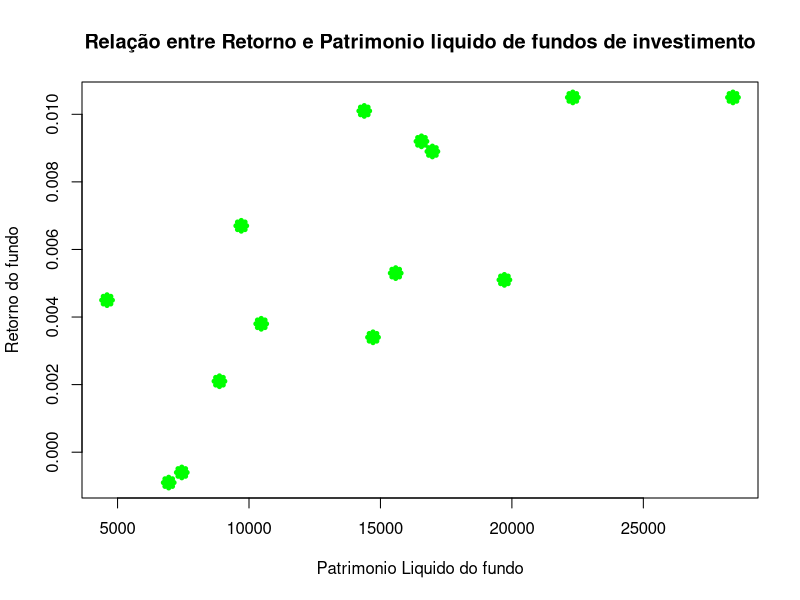
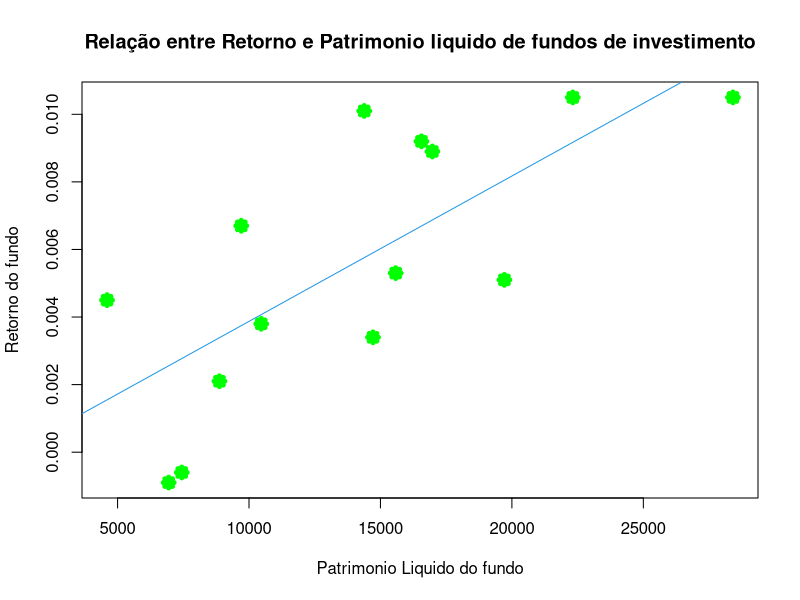
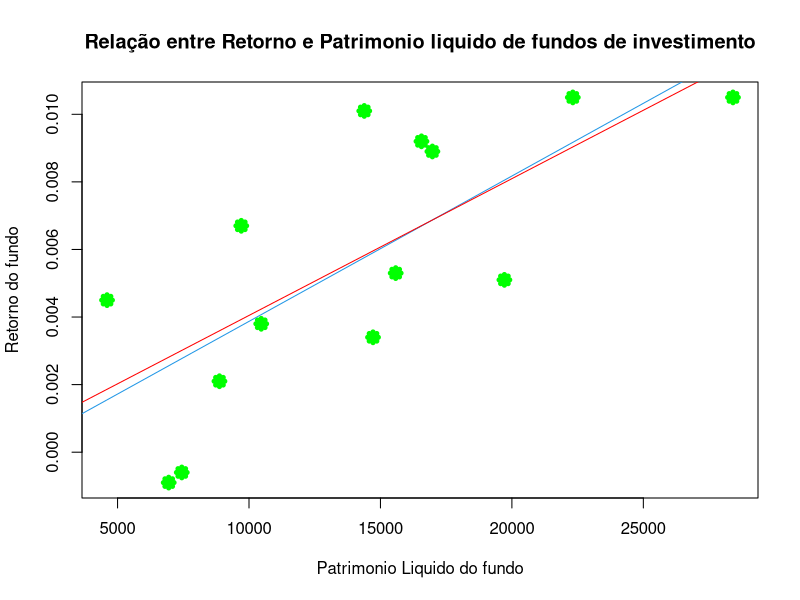

These figures' R source, in order:
## ---- chunk 1
library(AER)
dados <- read.table("ArquivoExercicio1.csv",header=T,sep=";", dec=".",check.names = F)
names(dados) <- c("Fundos","PL em milhoes","Retorno")
options(scipen = 100)
require(broom)
round_df <- function(df, digits) {
  nums <- vapply(df, is.numeric, FUN.VALUE = logical(1))

  df[,nums] <- round(df[,nums], digits = digits)

  (df)
}
options(digits=6)
## ---- chunk 2
plot(dados$`PL em milhoes`, dados$Retorno,
     pch  = 8,
     col  = "green",
     lwd  = 5,
     main = "Relação entre Retorno e Patrimonio liquido de fundos de investimento",
     xlab = "Patrimonio Liquido do fundo",
     ylab = "Retorno do fundo")
## ---- chunk 3
media <- c(mean(dados$`PL em milhoes`),mean(dados$Retorno))
mediana <- c(median(dados$`PL em milhoes`),median(dados$Retorno))
minimo <- c(min(dados$`PL em milhoes`),min(dados$Retorno))
maximo <- c(max(dados$`PL em milhoes`),max(dados$Retorno))
desvio_padrao <- c(sd(dados$`PL em milhoes`),sd(dados$Retorno))
variancia <- c(var(dados$`PL em milhoes`),var(dados$Retorno))
enriched_data <- cbind.data.frame(media,mediana,minimo,maximo, desvio_padrao,variancia)
round_df(enriched_data,5)
## ---- chunk 4
covariancia <- cov(dados$`PL em milhoes`,dados$Retorno)
correlacao <- cor(dados$`PL em milhoes`,dados$Retorno)
paste("Covariancia:",covariancia)
paste("Correlacao:",correlacao)
## ---- chunk 5
x <- dados$`PL em milhoes`
y <- dados$Retorno
reg <- lm(y ~ x)
## ---- chunk 6
#Grafico Anterior:
plot(dados$`PL em milhoes`, dados$Retorno,
     pch  = 8,
     col  = "green",
     lwd  = 5,
     main = "Relação entre Retorno e Patrimonio liquido de fundos de investimento",
     xlab = "Patrimonio Liquido do fundo",
     ylab = "Retorno do fundo")
#Linha Azul:
abline(reg, col=4)
## ---- chunk 7

coeficientes <- coef(reg)
paste("Coeficiente do intercepto:",coeficientes[1])
paste("Coeficiente do X:",coeficientes[2])
## ---- chunk 8
reg_slm <- summary(reg)
paste("P valor do intercepto=",reg_slm$coefficients[1,4])
paste("P valor do Coeficiente=",reg_slm$coefficients[2,4])
## ---- chunk 9
paste("R2 do modelo =",reg_slm$r.squared)
## ---- chunk 10

paste("P valor do intercepto=",reg_slm$coefficients[1,4])
paste("P valor do Coeficiente=",reg_slm$coefficients[2,4])
## ---- chunk 11
result <- reg_slm$coefficients[1,1] + reg_slm$coefficients[2,1] * 7800
paste("Retorno esperado= ",round(result * 100,3),"%",sep="")
## ---- chunk 12
x <- dados$`PL em milhoes`
y <- dados$Retorno
regSemAlfa <- lm(y ~ x - 1)
## ---- chunk 13
#Grafico Anterior:
plot(dados$`PL em milhoes`, dados$Retorno,
     pch  = 8,
     col  = "green",
     lwd  = 5,
     main = "Relação entre Retorno e Patrimonio liquido de fundos de investimento",
     xlab = "Patrimonio Liquido do fundo",
     ylab = "Retorno do fundo")
#Linha Azul:
abline(reg, col=4)

#Linha vermelha nova:
abline(regSemAlfa, col="red")
## ---- chunk 14
regSemAlfa_slm <- summary(regSemAlfa)
paste("R2 do novo modelo=",regSemAlfa_slm$r.squared)
paste("P valor do novo modelo=",glance(regSemAlfa)$p.value)
paste("P valor do novo X=",regSemAlfa_slm$coefficients[,4])
## ---- chunk 15
paste("R2 do novo modelo=",regSemAlfa_slm$r.squared)
paste("P valor do novo modelo=",glance(regSemAlfa)$p.value)
paste("R2 do antigo modelo=",reg_slm$r.squared)
paste("P valor do Antigo modelo=",glance(reg)$p.value)
paste("Melhoria do R2 = ", (regSemAlfa_slm$r.squared - reg_slm$r.squared)/ reg_slm$r.squared *100, "%", sep="")
## ---- chunk 16
paste("Coeficiente de x", regSemAlfa_slm$coefficients[1])
